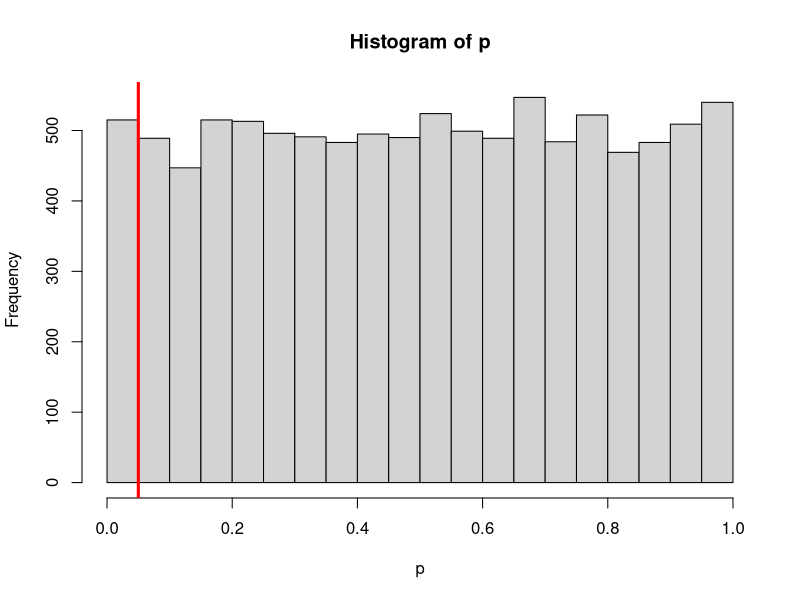
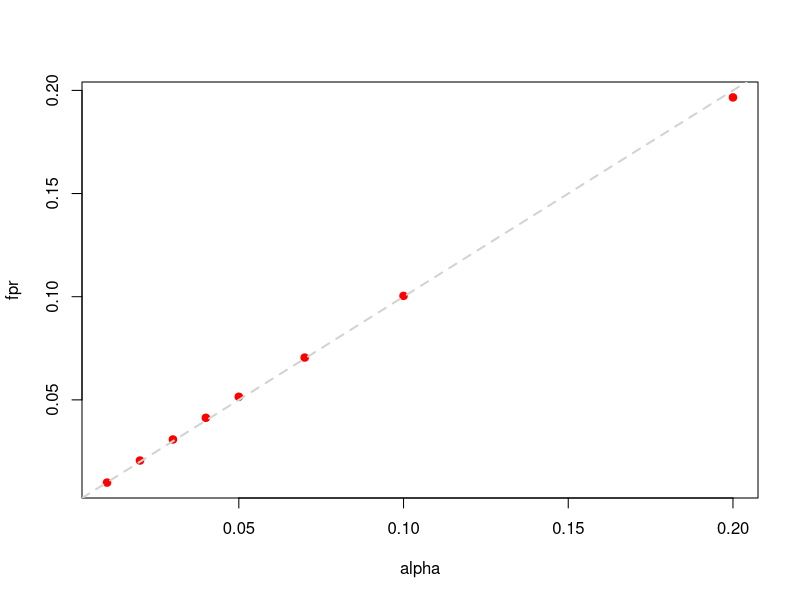
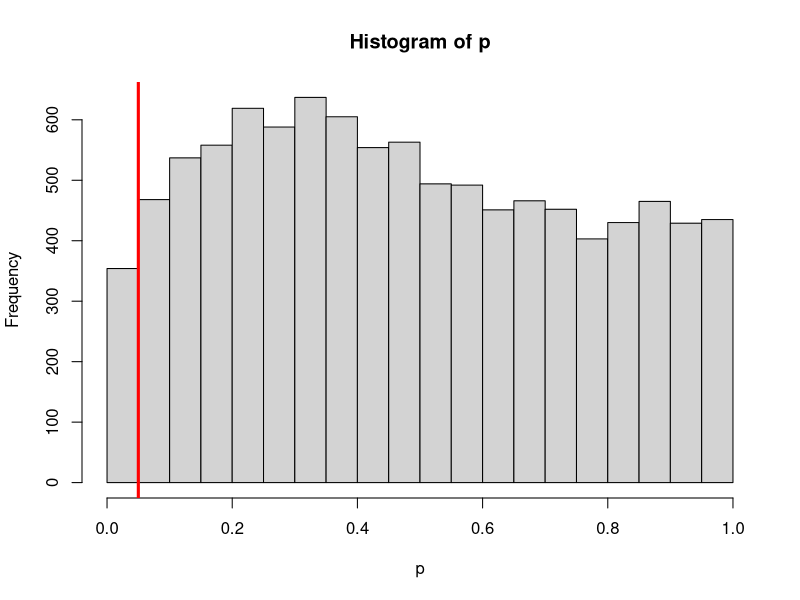
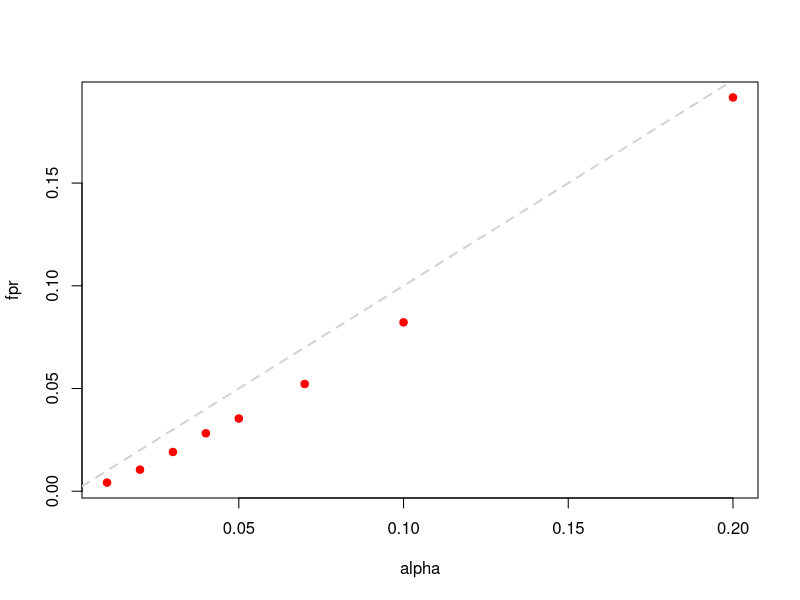
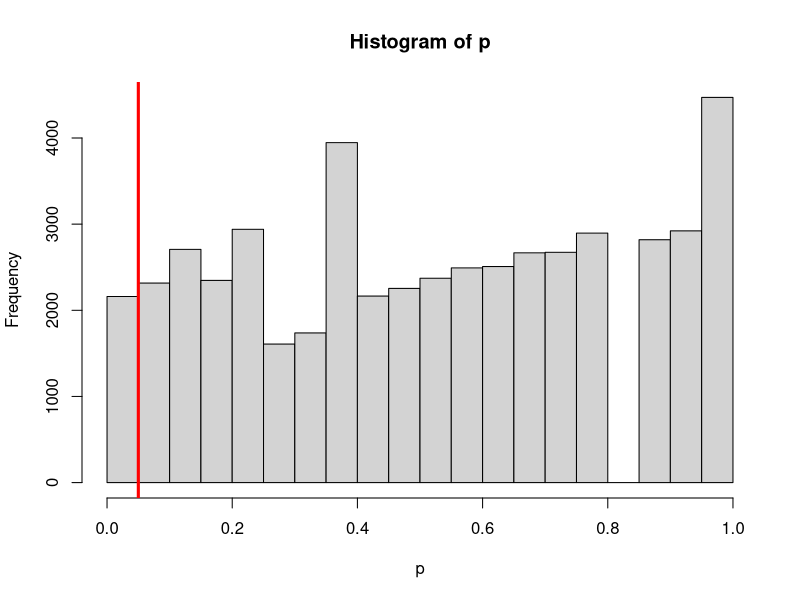
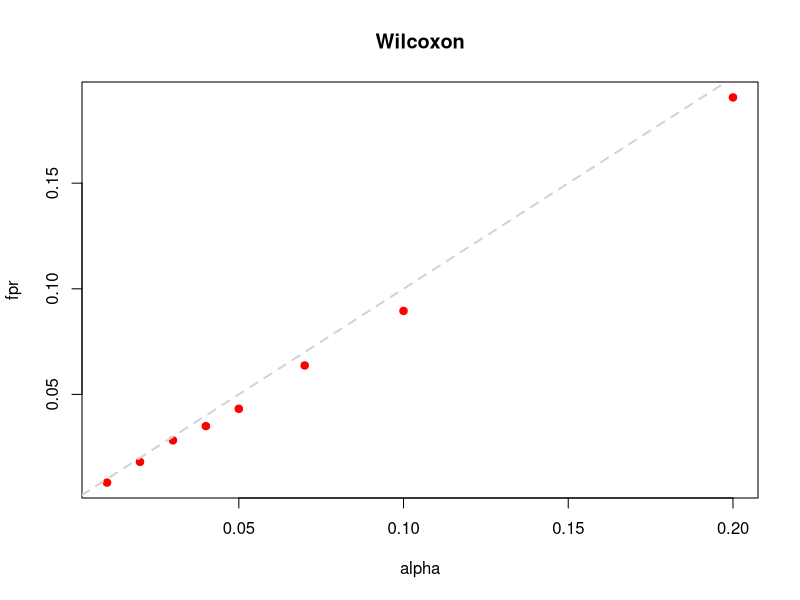
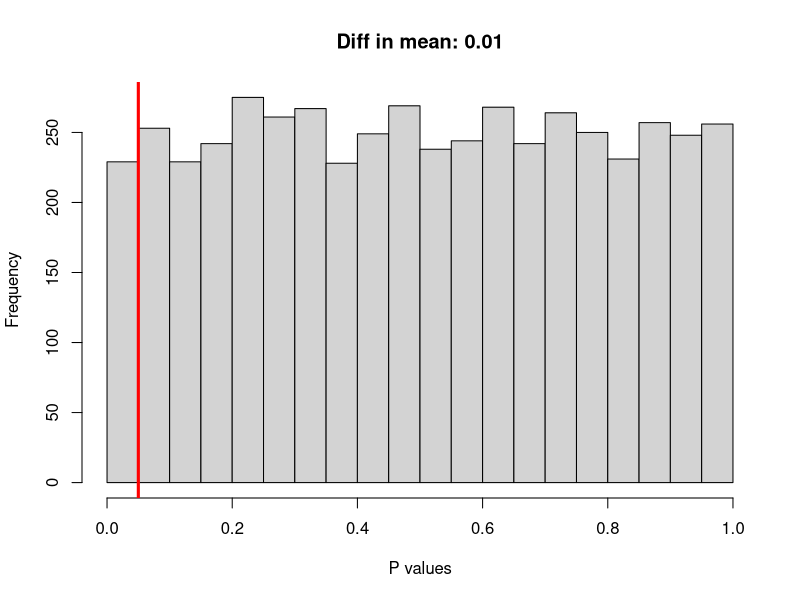
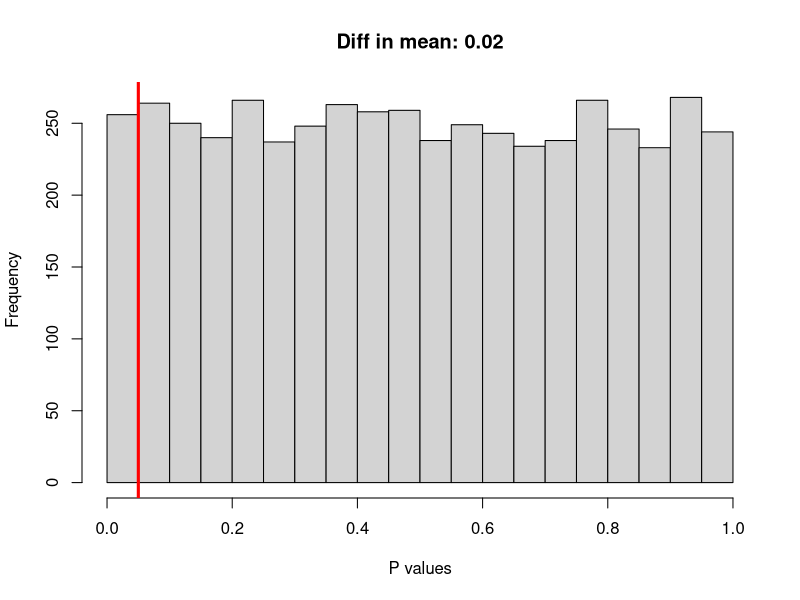

The R source for these figures, in order:
## ---- chunk 1
set.seed(123)
alpha = 0.05
p = sapply(1:10000,function(i) {
  x = rnorm(100);y = rnorm(100)
  t.test(x,y)$p.value
})
hist(p,breaks=20);abline(v=alpha,col='red',lwd=3)
## ---- chunk 2
sum(p<alpha)/length(p)
## ---- chunk 3
alphas = c(0.01,0.02,0.03,0.04,0.05,0.07,0.1,0.2)
fpr = sapply(alphas,function(alpha) {
  sum(p<alpha)/length(p)
})
plot(alphas,fpr,xlab='alpha',pch=19,col='red');abline(0,1,lwd=2,lty=2,col='lightgrey')
## ---- chunk 4
p = sapply(1:10000,function(i) {
  x = rt(10,df=2);y = rt(10,df=2)
  t.test(x,y)$p.value
})
hist(p,breaks=20);abline(v=alpha,col='red',lwd=3)
## ---- chunk 5
sum(p<alpha)/length(p)
## ---- chunk 6
alphas = c(0.01,0.02,0.03,0.04,0.05,0.07,0.1,0.2)
fpr = sapply(alphas,function(alpha) {
  sum(p<alpha)/length(p)
})
plot(alphas,fpr,xlab='alpha',pch=19,col='red');abline(0,1,lwd=2,lty=2,col='lightgrey')
## ---- chunk 7
p = sapply(1:50000,function(i) {
  x = rt(10,df=1);y = rt(10,df=1)
  wilcox.test(x,y)$p.value
})
hist(p,breaks=20);abline(v=alpha,col='red',lwd=3)
## ---- chunk 8
sum(p<alpha)/length(p)
## ---- chunk 9
alphas = c(0.01,0.02,0.03,0.04,0.05,0.07,0.1,0.2)
fpr = sapply(alphas,function(alpha) {
  sum(p<alpha)/length(p)
})
plot(alphas,fpr,xlab='alpha',pch=19,col='red',main='Wilcoxon');abline(0,1,lwd=2,lty=2,col='lightgrey')
## ---- chunk 10
d = c(0.01,0.02,0.05,0.1,0.2,0.5,0.75,1,2)
n = 50
P = lapply(d,function(dd) {
  sapply(1:5000,function(i) {
    x = rnorm(n)
    y = rnorm(n,mean=dd)
    p = t.test(x,y)$p.value
    #p = wilcox.test(x,y)$p.value
    return(p)
  })
})
## ---- chunk 11
lapply(1:length(d),function(i) {hist(P[[i]],main=paste0("Diff in mean: ",d[i]),breaks=20,xlab='P values');abline(v=0.05,col='red',lwd=3)})
## ---- chunk 12
sapply(1:length(d),function(i) {sum(P[[i]]>0.05)/length(P[[i]])})
## ---- chunk 13
## 900 genes with no differential expression
set.seed(123)
H0 <- t(sapply(1:900,function(i) {
  x <- rnorm(10)
  y <- rnorm(10)
  c(x,y)
}))

## 100 genes which show differential expression

H1 <- t(sapply(1:100,function(i) {
  x <- rnorm(10)
  y <- rnorm(10,mean=1)
  c(x,y)
}))

## global expression matrix
X <- rbind(H0,H1)
## ---- chunk 14
library(RColorBrewer)
library(gplots)
breaks <- seq(-3,3,length.out=100)
col <- colorRampPalette(brewer.pal(10,'Spectral'))(length(breaks)-1)
label <- c(rep('red',900),rep('green',100))

heatmap.2(X,col=col,density="none",trace="none",
          breaks=breaks,dendrogram='none',
          labRow ="",Rowv = FALSE,Colv = FALSE,RowSideColors = label)

## ---- chunk 15
## compute p-values
p <- apply(X,1,function(x) {
  t.test(x[1:10],x[11:20])$p.value
})
## ---- chunk 16
par(mfrow=c(3,1),mar=c(2,2,2,2))
hist(p[1:900],breaks=30);hist(p[901:1000],breaks=30);hist(p,breaks=30)
## ---- chunk 17
alpha <- 0.05

label <- rep('yellow',1000)
label[p<=alpha] <- 'red'

heatmap.2(X,col=col,density="none",trace="none",
          breaks=breaks,dendrogram='none',
          labRow ="",Rowv = FALSE,Colv = FALSE,RowSideColors = label)

## ---- chunk 18
## false positives
fp <- sum(p[1:900] <= alpha)
fp
## ---- chunk 19
## true negatives
tn <- sum(p[1:900] > alpha)
tn
## ---- chunk 20
## true positives
tp <- sum(p[901:1000] <= alpha)
tp
## ---- chunk 21
## false negatives
fn <- sum(p[901:1000] > alpha)
fn
## ---- chunk 22
## FPR = FP over all negatives
fpr <- fp / (fp+tn)

## FNR = false negative rate
fnr <- fn / (tp+fn)

## False-discovery rate = FP over all test-positives
fdr <- fp / (fp+tp)


fpr;fnr;fdr
## ---- chunk 23
evaluation = function(p,alpha) {
  fp <- sum(p[1:900] <= alpha)
  tn <- sum(p[1:900] > alpha)
  tp <- sum(p[901:1000] <= alpha)
  fn <- sum(p[901:1000] > alpha)
  M = matrix(c(fp,tn,tp,fn),nrow=2)
  rownames(M) = c('test pos','test neg')
  colnames(M) = c('negative','positive')
  return(M)
}

fdr = function(p,alpha) {
  fp <- sum(p[1:900] <= alpha)
  tn <- sum(p[1:900] > alpha)
  tp <- sum(p[901:1000] <= alpha)
  fn <- sum(p[901:1000] > alpha)
  fp / (fp+tp)
}
## ---- chunk 24
evaluation(p,alpha=0.05)
## ---- chunk 25
evaluation(p,alpha=0.01)
## ---- chunk 26
fdr(p,alpha=0.05)
## ---- chunk 27
fdr(p,alpha=0.01)
## ---- chunk 28
fdr(p,alpha=0.05/1000)
